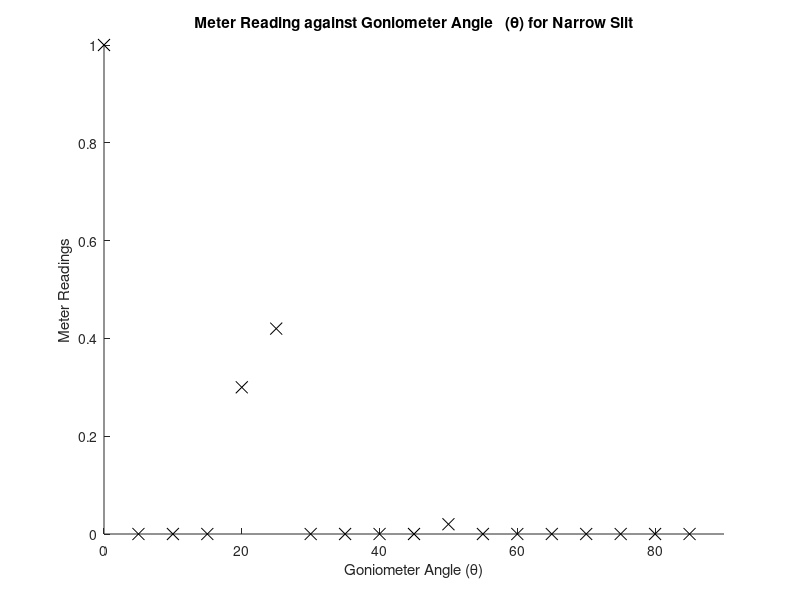
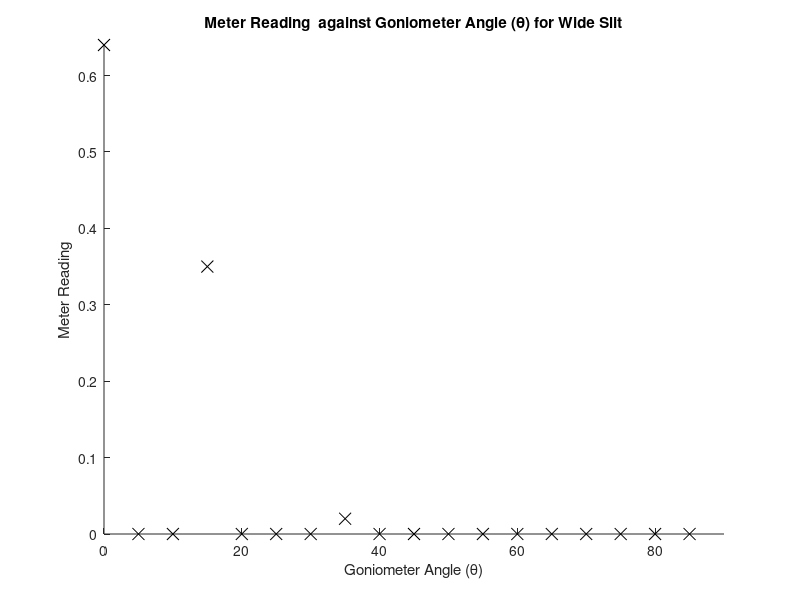

These charts were generated, in order, by the following MATLAB code:
    clear all;
close all;


%detector at 93.7:transmitter at 39.5: center of gonio 64.5
%max value tuned to at 160 on gonio
%maximums should be at 22.5 and 50
%narrow : d = 7.5
%angle 0 = 180 on goniometer
angle = 0:5:85;
meterNarrowReading= [1,0,0,0,0.3,0.42,0,0,0,0,0.02,0,0,0,0,0,0,0];

figure(1);
hold on;
scatter(angle,meterNarrowReading,75,'k','x');
%errorbar(angle,meterNarrowReading,ones(1,18) * 0.05,'.k');
hold off;
title('Meter Reading against Goniometer Angle   ({\theta}) for Narrow Slit');
xlabel('Goniometer Angle ({\theta})');
ylabel('Meter Readings');
axis([0,90,0,1])



%wide : d = 10.5
angle2 = 0:5:85;
meterWideReading = [0.64,0,0,0.35,0,0,0,0.02,0,0,0,0,0,0,0,0,0,0];



figure(2);
hold on;
%plot(angle2,meterWideReading);
scatter(angle2,meterWideReading,75,'k','x');
%errorbar(angle2,meterWideReading,ones(1,18) * 0.05,'.k');
hold off;
title('Meter Reading  against Goniometer Angle ({\theta}) for Wide Slit');
xlabel('Goniometer Angle ({\theta})');
ylabel('Meter Reading');
axis([0,90,0,meterWideReading(1)])

